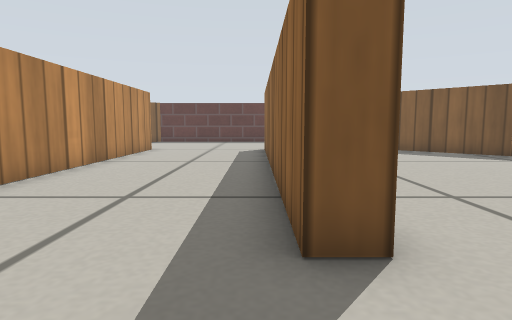
[1] (above)

20 first-person views from a walk through a Gazebo world. The camera is 0.22 m above the floor, tilts 6° down and sees 75° across. The floor is counted in squares, 0.2 m on a side. Each view is taken from the middle of a square. On the plan, view 1 faces up. The plan holds only what a view shows up to about 13 squares ahead; the rest is blank. Gazebo's built-in surfaces are drawn with simple patterns.

[2]
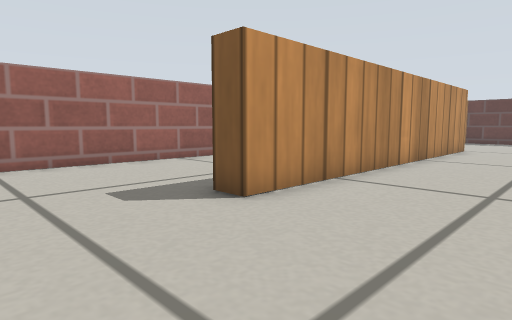

[3]
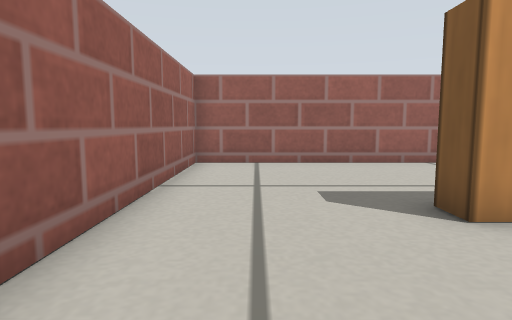

[4]
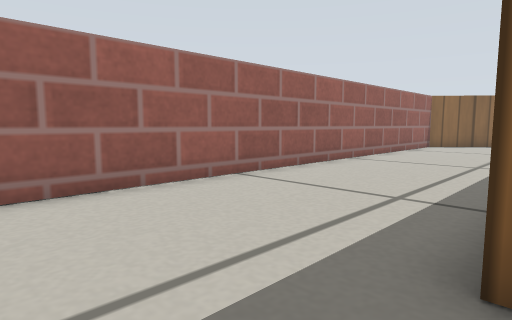

[5]
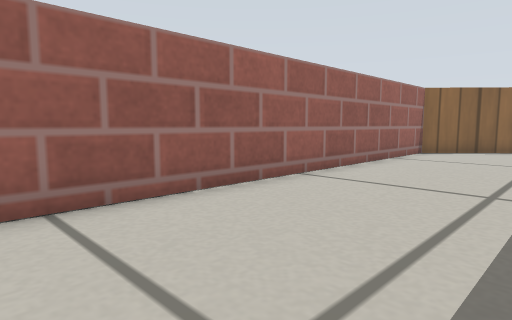

[6]
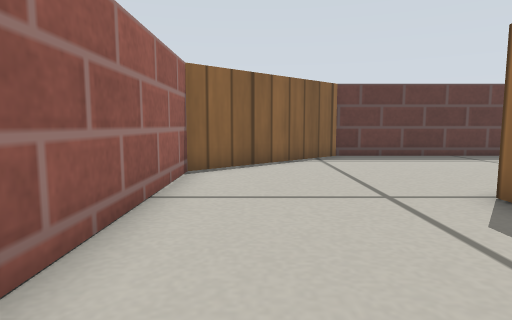

[7]
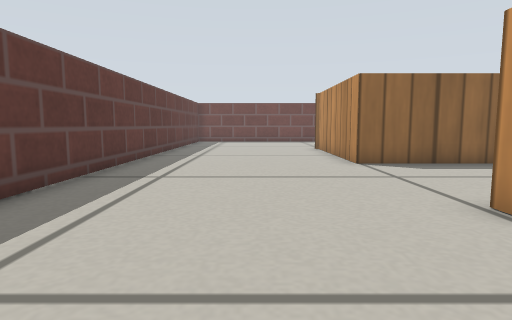

[8]
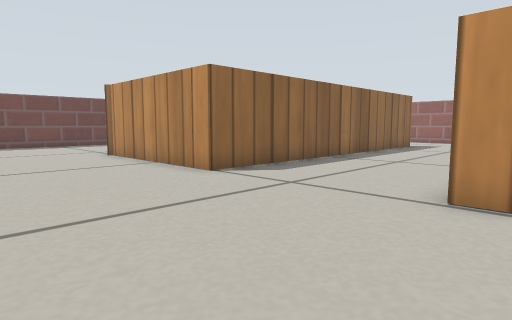

[9]
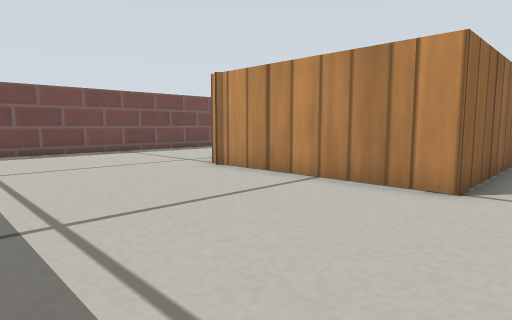

[10]
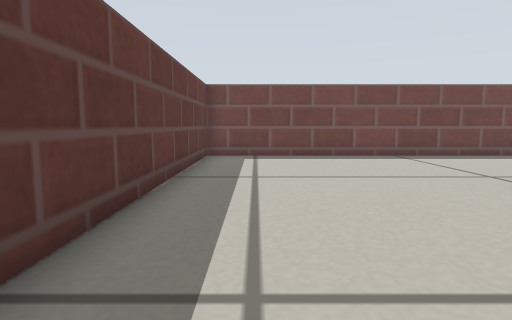

[11]
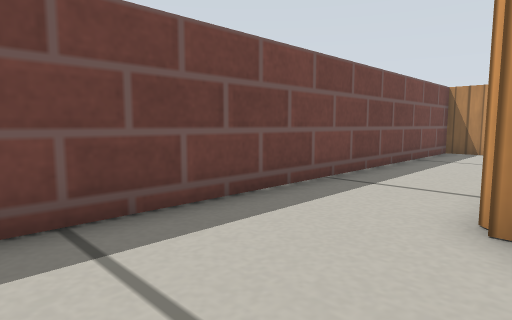

[12]
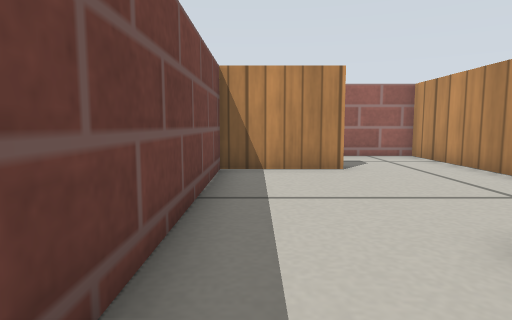

[13]
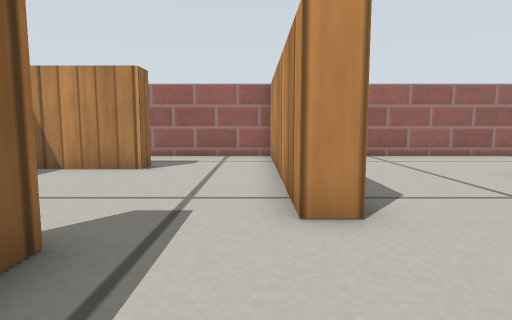

[14]
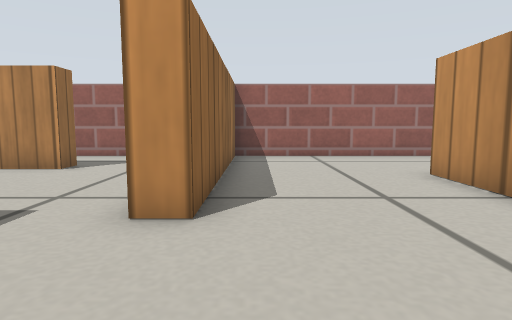

[15]
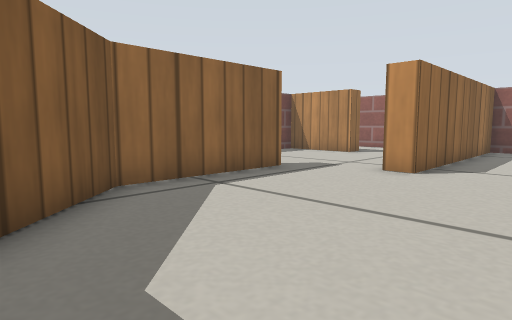

[16]
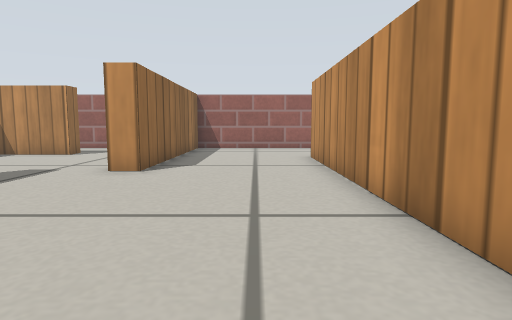

[17]
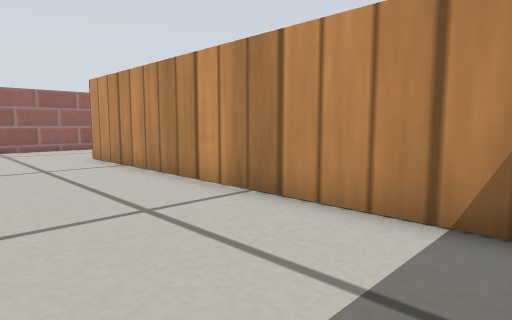

[18]
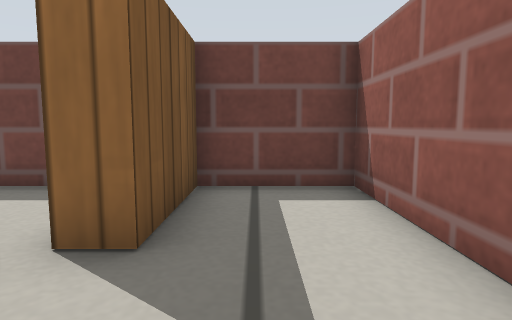

[19]
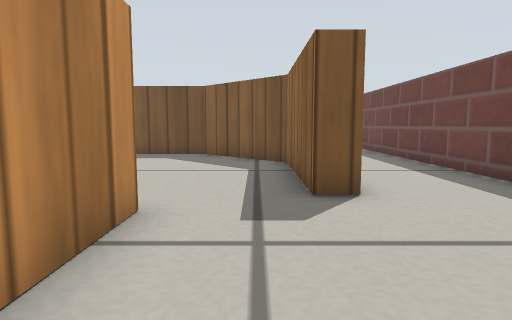

[20]
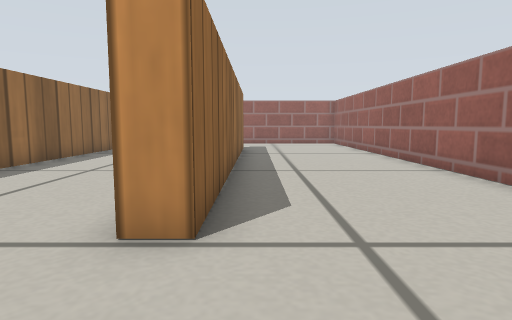

### Floor plan
Points are (right, up) in squares from view 1. A wall is a line through its corners. A room is listed if a view was taken in it or the views show most of it. See-through windows are left out.
Room 1 (views 1, 2, 3, 4, 5, 6, 7, 8, 9, 10, 11, 20)
walls: (-4.7, 14) (-4.7, 2.4) (-5.5, 2.4); (-5.4, 5.4) (-5.4, 14.9) (-4.6, 14.9); (1.1, 2.7) (0.4, 2.7) (0.4, 15.1) (6.6, 15.1); (12.9, 12.5) (12.9, 21.7) (-6.2, 21.7) (-10.6, 17.8) (-10.6, -1.8) (1.5, -1.8)
ways out: opening at (11, 13) to room 2; opening at (1, 0.5) to room 3
Room 2 (view 12)
walls: (9.8, 7.1) (8.9, 7.1); (6.5, 6.2) (6.5, 2.5); (9.8, 1.8) (12.9, 1.8) (12.9, 12.5)
ways out: opening at (11, 13) to room 1; opening at (7.5, 7.5) to room 3; opening at (8, 1.5) to room 4
Room 3 (views 13, 14, 15, 16, 17)
walls: (8.9, 7.1) (8.9, 11.6) (6.1, 14.4) (3.5, 14.4); (1.1, 13.6) (1.1, 2.7); (1.5, -1.8) (5.7, -1.8) (5.7, 6.2) (6.5, 6.2)
ways out: opening at (1, 0.5) to room 1; opening at (7.5, 7.5) to room 2
Room 4 (views 18, 19)
walls: (6.5, 2.5) (6.5, -1.8) (12.9, -1.8) (12.9, 1) (9.8, 1) (9.8, 1.8)
ways out: opening at (8, 1.5) to room 2

Where each view was taken, in squares from view 1:
view 1: 0 up, 0 right, facing up
view 2: 1 down, 1 left, facing up-left
view 3: 0 up, 1 left, facing left
view 4: 0 up, 5 left, facing up-left
view 5: 4 up, 6 left, facing up-left
view 6: 10 up, 9 left, facing up
view 7: 18 up, 9 left, facing right
view 8: 20 up, 6 left, facing down-right
view 9: 21 up, 1 left, facing down-right
view 10: 20 up, 1 right, facing right
view 11: 16 up, 9 right, facing down-right
view 12: 10 up, 12 right, facing down
view 13: 10 up, 7 right, facing down
view 14: 10 up, 5 right, facing down
view 15: 14 up, 3 right, facing down-right
view 16: 14 up, 3 right, facing down
view 17: 14 up, 5 right, facing down-left
view 18: 0 up, 7 right, facing right
view 19: 2 up, 8 right, facing up
view 20: 18 up, 6 left, facing down
